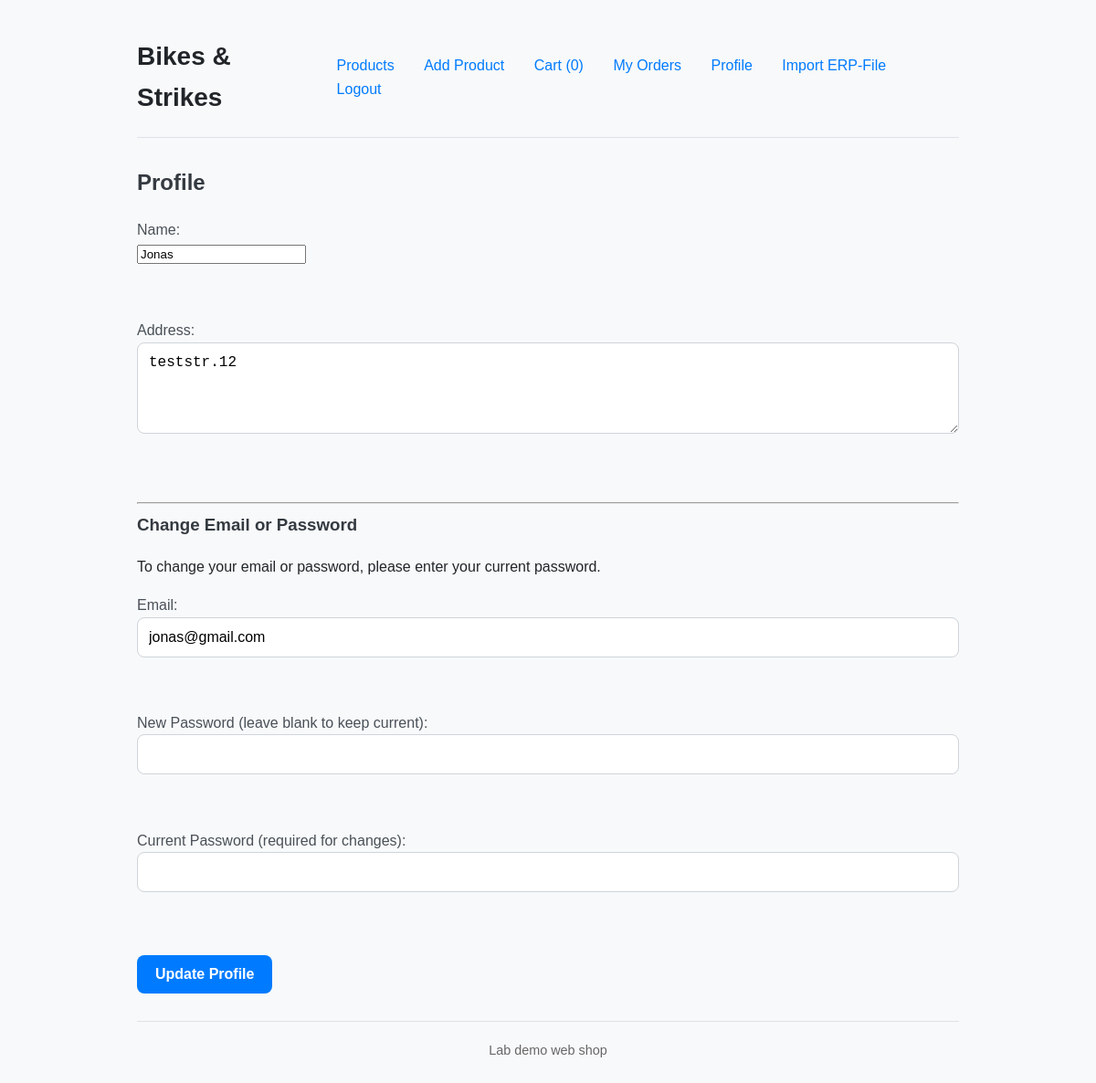
The app's page /profile (signed in), older data.
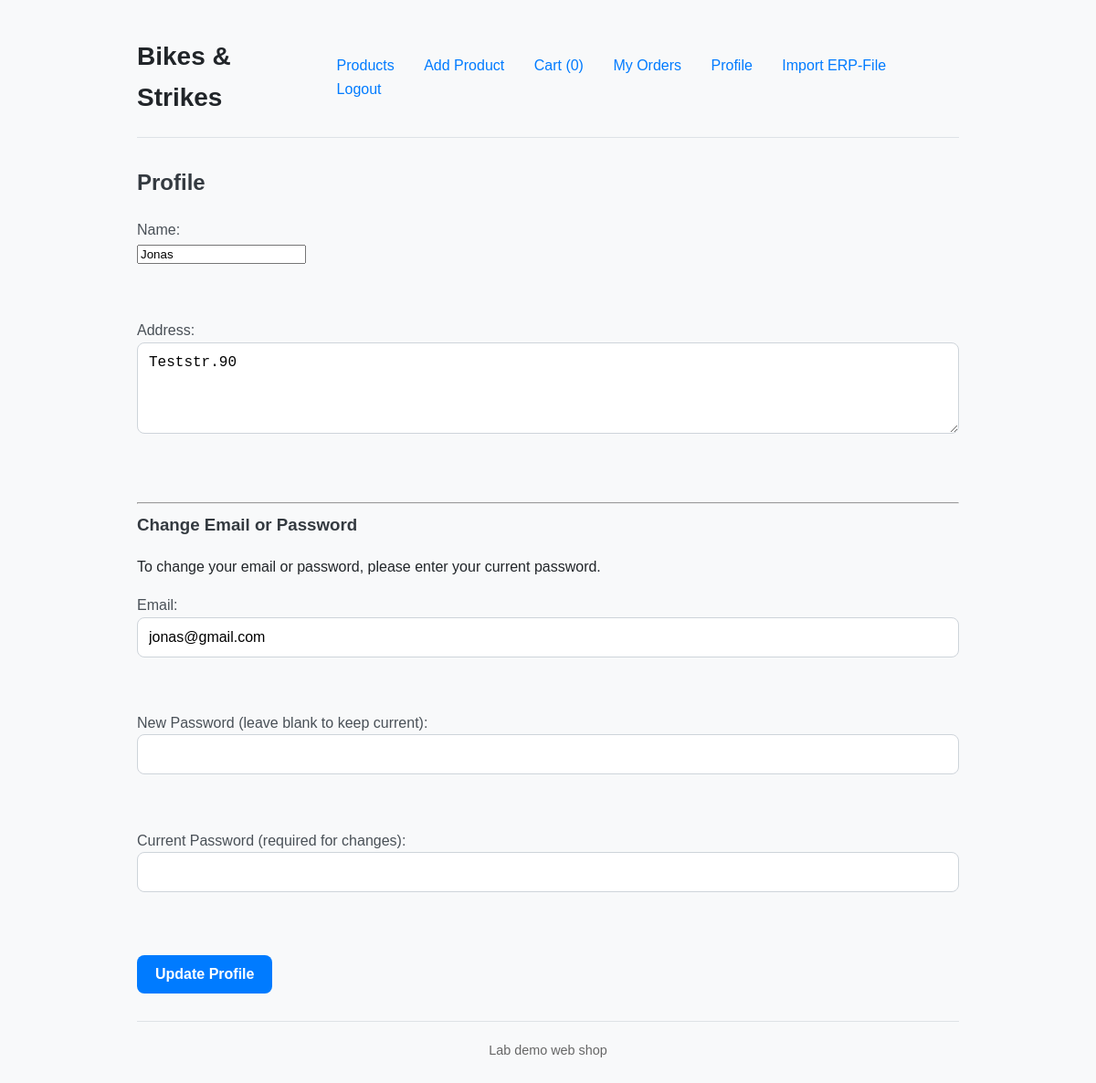
The same page, newer data.
### projekt/models.py (models this page shows, shortened)
class User(db.Model, UserMixin):
    id = db.Column(db.Integer, primary_key=True)
    name = db.Column(db.String(120), nullable=False)
    email = db.Column(db.String(200), unique=True, nullable=False)
    address = db.Column(db.String(300), default='')
    password_hash = db.Column(db.String(300), nullable=False)
    orders = db.relationship('Order', backref='user', lazy=True)

### projekt/routes.py (the view, shortened to what this page needs)
@app.route('/profile', methods=['GET', 'POST'])
@login_required
def profile():
    return render_template('profile.html')

### projekt/__init__.py (called while the page is built)
@login_manager.user_loader
def load_user(user_id):
    return User.query.get(int(user_id))

### projekt/templates/profile.html
{% extends "base.html" %}
{% block content %}
  <h2>Profile</h2>
  <form method="post">
    <label>Name:<br/>
      <input name="name" value="{{ current_user.name }}" required/>
    </label><br/><br/>
    <label>Address:<br/>
      <textarea name="address">{{ current_user.address }}</textarea>
    </label><br/><br/>
    <hr>
    <h3>Change Email or Password</h3>
    <p>To change your email or password, please enter your current password.</p>
    <label>Email:<br/>
      <input name="email" type="email" value="{{ current_user.email }}" required/>
    </label><br/><br/>
    <label>New Password (leave blank to keep current):<br/>
      <input name="new_password" type="password"/>
    </label><br/><br/>
    <label>Current Password (required for changes):<br/>
      <input name="current_password" type="password" required/>
    </label><br/><br/>
    <button type="submit">Update Profile</button>
  </form>
{% endblock %}

Row changes from the older to the newer data that the page shows:
changed User "Jonas": address "teststr.12" → "Teststr.90"
